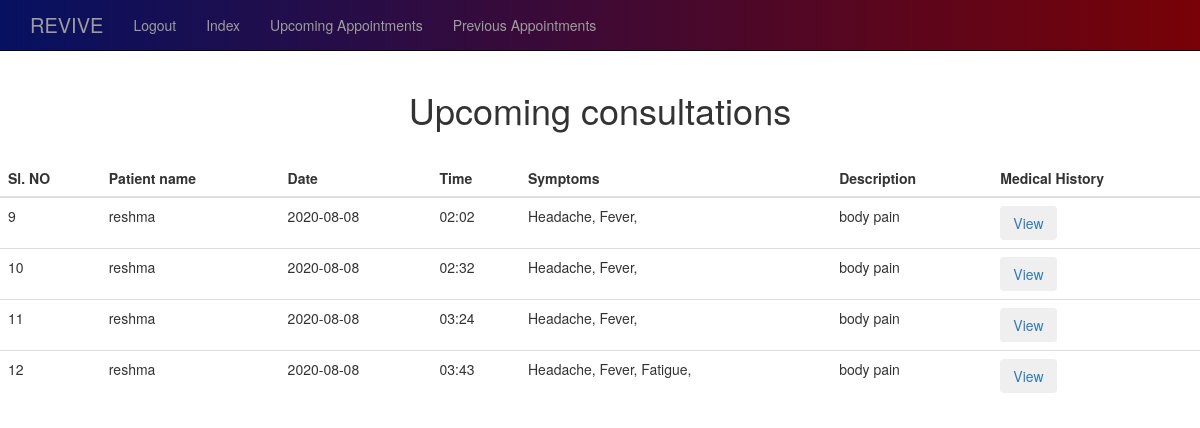
Before: /upcomingAppointment (signed in) with the older database file.
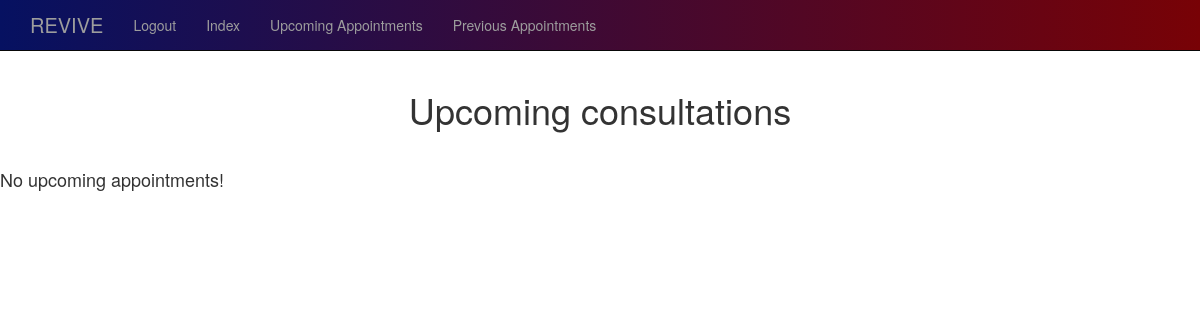
After: the same page with the newer database file.
### app.py (models this page shows)
class Appointment(db.Model):
    id = db.Column(db.Integer, primary_key=True)
    doc_name = db.Column(db.String(50))
    patient_name = db.Column(db.String(50))
    desc = db.Column(db.String(50))
    symptoms = db.Column(db.String(75))
    dept = db.Column(db.String(15))
    date = db.Column(db.Integer)
    time = db.Column(db.Integer)
    status = db.Column(db.String(15), default='Pending')
    created_by_patient = db.Column(db.Integer, db.ForeignKey('patient.id'))
    created_by_doc = db.Column(db.Integer, db.ForeignKey('doctor.id'))

### app.py (the view)
@app.route('/upcomingAppointment')
def upcomingAppointment():
    doc_id = session['doctor']
    doc_name = Doctor.query.get(doc_id).name
    print(doc_id,'doc_id', doc_name, 'doc_name')
    cnf_appointments = Appointment.query.filter_by(doc_name=doc_name, status='Confirmed').all()
    print(cnf_appointments)
    return render_template('upcomingAppointment.html', cnf_appointments=cnf_appointments)

### templates/upcomingAppointment.html
{% extends 'dbase.html' %}
{% block body %}
<b><h1 style="text-align: center;">Upcoming consultations</h1></b>
<br>
{% if cnf_appointments %}
<table  class="table table-hover">
    <thead>
        <tr>
            <th scope="col">Sl. NO</th>
            <th scope="col">Patient name</th>
            <th scope="col">Date</th>
            <th scope="col">Time</th>
            <th scope="col">Symptoms</th>
            <th scope="col">Description</th>
            <th scope="col">Medical History</th>
        </tr>
    </thead>
    <tbody>
        {% for appointment in cnf_appointments %}
            <tr>
                <td scope="row">{{appointment.id}}</td>
                <td>{{appointment.patient_name}}</td>
                <td> {{appointment.date}}</td>
                <td>{{appointment.time}}</td>
                <td>{{appointment.symptoms}}</td>
                <td>{{appointment.desc}}</td>
                <td>
                    <button type="button" class="btn btn-light"><a href="{{ url_for('docViewHistory', id=appointment.created_by_patient)}}" style="text-decoration: none;">View</a></button>
                </td>
            </tr>
        {% endfor %}
    </tbody>
</table>
{% else %}
    <h4>No upcoming appointments!</h4>
{% endif %}
{% endblock %}

### templates/dbase.html (shortened to what this page needs)
<!DOCTYPE html>
<html lang="en">
  <head>
    <link href="{{url_for('static',filename='bootstrap.min.css')}}" rel="stylesheet">
    <link href="{{url_for('static',filename='theme.css')}}" rel="stylesheet">
  </head>
  <body>
    <nav class="navbar navbar-inverse navbar-fixed-top">
      <div class="container">
        <div class="navbar-header">
          <a class="navbar-brand" href="#">REVIVE</a>
        </div>
        <div id="navbar" class="navbar-collapse collapse">
          <ul class="nav navbar-nav">
            <li><a href="/dlogout">Logout</a></li>
             <li><a href="/dindex">Index</a></li>
            <li><a href="/upcomingAppointment">Upcoming Appointments</a></li>
            <li><a href="/previousAppointment">Previous Appointments</a></li>
          </ul>
        </div>
      </div>
    </nav>
    <section id='info'>
    {%block body%}{%endblock%}
  </section>
  </body>
</html>

### static/theme.css (style rules this page uses)
nav { background: #780206; background: -webkit-linear-gradient(to right, #061161, #780206); background: linear-gradient(to right, #061161, #780206); }
#info { padding-top: 70px; padding-bottom: 30px; }
.navbar-brand { font-size:2rem; font-weight: 500; color:white; }

### templates/dbase.html (style rules this page uses)
body { background: url('https://www.xmple.com/wallpaper/linear-white-gradient-highlight-pink-1920x1080-c2-ffffff-ffb6c1-l-50-a-30-f-21.svg'); background-repeat: no-repeat; background-size: cover; }

Changed rows visible on the page:
removed Appointment: id "9", patient_name "reshma", date "2020-08-08", time "02:02", symptoms "Headache, Fever,", desc "body pain"
removed Appointment: id "10", patient_name "reshma", date "2020-08-08", time "02:32", symptoms "Headache, Fever,", desc "body pain"
removed Appointment: id "11", patient_name "reshma", date "2020-08-08", time "03:24", symptoms "Headache, Fever,", desc "body pain"
removed Appointment: id "12", patient_name "reshma", date "2020-08-08", time "03:43", symptoms "Headache, Fever, Fatigue,", desc "body pain"
Other visible differences:
text no longer shown: "Sl. NO Patient name Date Time Symptoms Description Medical History"
text now shown: "No upcoming appointments!"
